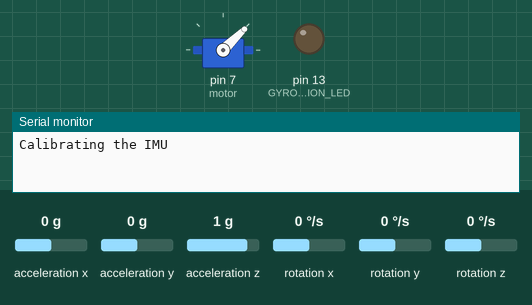
A sketch run on a simulated Arduino Uno, built with avr-gcc and run on an emulated ATmega328P. Shown: servo, output pins drawn as LEDs (lit = HIGH), the last lines printed to the serial monitor. Wiring (inferred from the names in the program): MPU-6050 motion sensor at I2C address 0x68. The inputs (shaded band) are chosen by the test bench; at power-on: rotation y 0 °/s, rotation z 0 °/s, rotation x 0 °/s, acceleration x 0 g, acceleration y 0 g, acceleration z 1 g.

Above: at 0.5 s.
At 13.2 s:
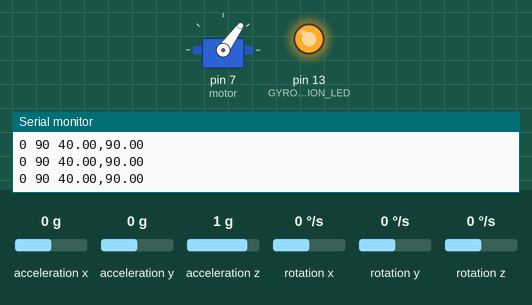
13.3 s: rotation y set to 100 °/s
At 15.2 s:
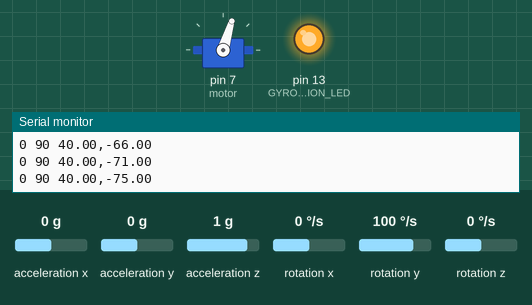
15.8 s: rotation z set to 100 °/s
18.8 s: rotation x set to -192 °/s
Timing chart, 0 to 23.7 s (numbered marks = the images above; inputs shaded):
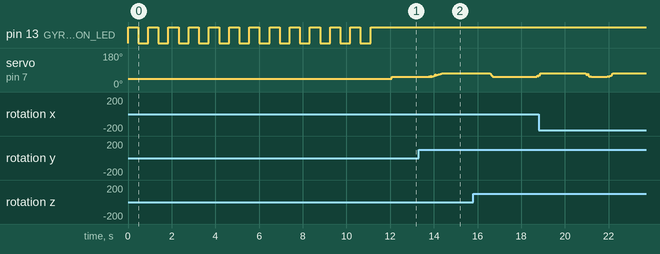

The sketch:

PID_ARM_CONTROL.ino
```cpp
#include <Wire.h> //I2C lib
#include <Servo.h>

//Declaring some global variables
int gyro_x, gyro_y, gyro_z;
long acc_x, acc_y, acc_z, acc_total_vector;
int temperature;
long gyro_x_cal, gyro_y_cal, gyro_z_cal;
long loop_timer;
float angle_pitch, angle_roll;
int angle_pitch_buffer, angle_roll_buffer;
boolean set_gyro_angles;
float angle_roll_acc, angle_pitch_acc;
float angle_pitch_output, angle_roll_output, ArmAngle;

//#include "ESC.h"
#define ESC_CALIBRATION_LED 13       // Pin for ESC CALIBRATION LED
#define GYRO_CALIBRATION_LED 13      // Pin for GYRO CALIBRATION LED

//The following are the limits that our system should operate within..
#define ESC_lower_limit 1100         //The minimum value given to ESC so that the motors keep running (1000 is too low. The motors will have stopped completely!)
#define ESC_upper_limit 1300         //The maximum value given to ESC so as to operate our system at safe speed. (2000 is too much! It might cause an accident)

//The ESC needs a minimum value of 1000us and a maximum value of 2000us
//ESC myESC (7, 1000, 2000, 500);      // ESC_Name (ESC PIN, Minimum Value, Maximum Value, Arm Value)

unsigned long lastTime;
double ProcessVariable, Output;
double P_term, I_term, D_term, lastErr;
double Setpoint;                                      //This is where we want our system to be
double error;                                         //Difference between setpoint and process variable
double dErr;                                          //Change in error
int SampleTime = 10; //0.01 sec                       //The sample time for our plant (discrete PID)
double offset = 88;
double SampleTimeInSec = ((double)SampleTime)/1000;   //Converting the sample time into seconds

//The following 3 variables kp, ki and kd should be calculated as per Zigler Nichol's method
double  kp = 4.0;                                    // Ku = 1.75 Tu = 1.24
double  ki = 1.2 * SampleTimeInSec;                  //3.62
double  kd = 0.7 / SampleTimeInSec;                 //0.325
double  ue = 0;
unsigned long current_millis;
unsigned long previous_millis = 0;
unsigned long interval = 50;

Servo motor;

void setup()
{
  pinMode(4, INPUT);
  pinMode(GYRO_CALIBRATION_LED, OUTPUT);
  motor.attach(7);  //BLDC signal pin
  Wire.begin();                                                        //Start I2C as master
  Serial.begin(57600);                                                 //Use only for debugging

  motor.writeMicroseconds(1000);
  setup_mpu_6050_registers();                                          //Setup the registers of the MPU-6050 (500dfs / +/-8g) and start the gyro

  Serial.print("Calibrating the IMU");
  //Take multiple gyro data samples and determine the average gyro offset (calibration).
  for (int cal_int = 0; cal_int < 2000 ; cal_int ++)                   //Run this code 2000 times for 2000 samples of gyro data
  {
    if(cal_int % 80 == 0)digitalWrite(GYRO_CALIBRATION_LED, !digitalRead(GYRO_CALIBRATION_LED)); //Change the led status to indicate calibration.
    //if(cal_int % 100 == 0)Serial.print(".");

    read_mpu_6050_data();                                              //Read the raw acc and gyro data from the MPU-6050
    gyro_x_cal += gyro_x;                                              //Add the gyro x-axis offset to the gyro_x_cal variable
    gyro_y_cal += gyro_y;                                              //Add the gyro y-axis offset to the gyro_y_cal variable
    gyro_z_cal += gyro_z;                                              //Add the gyro z-axis offset to the gyro_z_cal variable
    //Prevent the esc's from beeping annoyingly by giving them a 1000us pulse while calibrating the gyro.
    PORTD |= B10000000;                                                //Set digital pin 7 high.
    delayMicroseconds(1000);                                           //Wait 1000us.
    PORTD &= B01111111;                                                //Set digital pin 7 low.
    delay(3);                                                          //Delay 3us to simulate the 250Hz program loop
  }
  Serial.println("");
  Serial.println("");
  delay(500);

  gyro_x_cal /= 2000;                                                  //Divide the gyro_x_cal variable by 2000 to get the avarage offset
  gyro_y_cal /= 2000;                                                  //Divide the gyro_y_cal variable by 2000 to get the avarage offset
  gyro_z_cal /= 2000;                                                  //Divide the gyro_z_cal variable by 2000 to get the avarage offset

  loop_timer = micros();                                               //Reset the loop timer
}

void loop()
{
  current_millis = millis();

  read_mpu_6050_data();                                                //Read the raw acc and gyro data from the MPU-6050

  gyro_x -= gyro_x_cal;                                                //Subtract the offset calibration value from the raw gyro_x value
  gyro_y -= gyro_y_cal;                                                //Subtract the offset calibration value from the raw gyro_y value
  gyro_z -= gyro_z_cal;                                                //Subtract the offset calibration value from the raw gyro_z value

  //Gyro angle calculations
  //0.0000611 = 1 / (250Hz / 65.5)
  angle_pitch += gyro_x * 0.0000611;                                   //Calculate the traveled pitch angle and add this to the angle_pitch variable
  angle_roll += gyro_y * 0.0000611;                                    //Calculate the traveled roll angle and add this to the angle_roll variable

  //0.000001066 = 0.0000611 * (3.142(PI) / 180degr) The Arduino sin function is in radians
  angle_pitch += angle_roll * sin(gyro_z * 0.000001066);               //If the IMU has yawed transfer the roll angle to the pitch angel
  angle_roll -= angle_pitch * sin(gyro_z * 0.000001066);               //If the IMU has yawed transfer the pitch angle to the roll angel

  //Accelerometer angle calculations
  acc_total_vector = sqrt((acc_x*acc_x)+(acc_y*acc_y)+(acc_z*acc_z));  //Calculate the total accelerometer vector
  //57.296 = 1 / (3.142 / 180) The Arduino asin function is in radians
  angle_pitch_acc = asin((float)acc_y/acc_total_vector)* 57.296;       //Calculate the pitch angle
  angle_roll_acc = asin((float)acc_x/acc_total_vector)* -57.296;       //Calculate the roll angle

  //Place the MPU-6050 spirit level and note the values in the following two lines for calibration
  angle_pitch_acc -= 0.0;                                              //Accelerometer calibration value for pitch
  angle_roll_acc -= 0.0;                                               //Accelerometer calibration value for roll

  if(set_gyro_angles)                                                  //If the IMU is already started
  {
    angle_pitch = angle_pitch * 0.9996 + angle_pitch_acc * 0.0004;     //Correct the drift of the gyro pitch angle with the accelerometer pitch angle
    angle_roll = angle_roll * 0.9996 + angle_roll_acc * 0.0004;        //Correct the drift of the gyro roll angle with the accelerometer roll angle
  }
  else                                                                 //At first start
  {
    angle_pitch = angle_pitch_acc;                                     //Set the gyro pitch angle equal to the accelerometer pitch angle
    angle_roll = angle_roll_acc;                                       //Set the gyro roll angle equal to the accelerometer roll angle
    set_gyro_angles = true;                                            //Set the IMU started flag
  }
  //To dampen the pitch and roll angles a complementary filter is used
  angle_pitch_output = angle_pitch_output * 0.9 + angle_pitch * 0.1;   //Take 90% of the output pitch value and add 10% of the raw pitch value
  angle_roll_output = angle_roll_output * 0.9 + angle_roll * 0.1;      //Take 90% of the output roll value and add 10% of the raw roll value

  ArmAngle = map(angle_roll_output, 0, 90, 90, 0);

  while(micros() - loop_timer < 4000);                                 //Wait until the loop_timer reaches 4000us (250Hz) before starting the next loop
  loop_timer = micros();                                               //Reset the loop timer

  PID_magic();
  Command_Actuator();
}

//The following function gets the error (difference btwn Setpoint and ProcessVariable)
//and uses the error value in calculating the controller output so as to minimize the error.
//The P term, I term and the D term are calculated and summed up to give the controller output.
//This is where all the magic in the system happens, hence the name of the function "PID magic"

void PID_magic()
{
   unsigned long now = millis();
   int timeChange = (now - lastTime);
   if(timeChange>=SampleTime)                                            //If the time change is greater than or equal to our plant's sample time, execute the following code
   {
      ProcessVariable = ArmAngle;                     //The actual position of the system. This value is obtained from sensor data
      Setpoint = 40;                                                     //The angle that we want our system to stay at.
      error = Setpoint - ProcessVariable;                                //The error. How far we are from the setpoint..
      P_term = kp * error;                                               //Calculating the Proportional term
      I_term += ki*error;                                                //The Integral term.. Summing up the error. It helps reduce steady state error
      if(I_term > ESC_upper_limit)I_term = ESC_upper_limit;               //Applying the limits. Helps prevent the Output from pushing our system to saturation (Preventing integral windup)
      dErr  = (error - lastErr);                                         //Calculating the change in error
      D_term = (kd * dErr);                                              //Calculating the Derivative term
      Output = ESC_lower_limit + ue + P_term + I_term + D_term;          //Calculating the control signal
      if(Output > ESC_upper_limit)Output = ESC_upper_limit;              //Control signal's upper limit (Preventing integral windup)
      else if(Output < ESC_lower_limit) Output = ESC_lower_limit;        //Control signal's lower limit (Preventing integral windup)
      lastErr = error;                                                   //Saving the last error(The system should remember its last error)
      lastTime = now;                                                    //Saving the last time for the loop
   }
   if ((current_millis - previous_millis) >= interval)
   {
      //Plotting the setpoint and process variable in the serial plotter.
      //Kindly use the serial plotter for easier analysis of the data being plotted.

      Serial.print(0);
      Serial.print(" ");
      Serial.print(90);
      Serial.print(" ");
      Serial.print(Setpoint);                                            //Plot the setpoint of our plant
      Serial.print(",");
      Serial.println(ProcessVariable);                                   //Plot our plant's process variable

      previous_millis = millis();
   }
}

//The following function gives the command to the ESC (Electronic Speed Controller)
//so that it can drive the Actuator.

void Command_Actuator()
{
    motor.writeMicroseconds(Output);
}

//The following function reads the raw gyroscope and accelerometer data
//from the MPU-6050 IMU (Inertial Measurement Unit)

void read_mpu_6050_data()                                              //Subroutine for reading the raw gyro and accelerometer data
{
  Wire.beginTransmission(0x68);                                        //Start communicating with the MPU-6050
  Wire.write(0x3B);                                                    //Send the requested starting register
  Wire.endTransmission();                                              //End the transmission
  Wire.requestFrom(0x68,14);                                           //Request 14 bytes from the MPU-6050
  while(Wire.available() < 14);                                        //Wait until all the bytes are received
  acc_x = Wire.read()<<8|Wire.read();                                  //Add the low and high byte to the acc_x variable
  acc_y = Wire.read()<<8|Wire.read();                                  //Add the low and high byte to the acc_y variable
  acc_z = Wire.read()<<8|Wire.read();                                  //Add the low and high byte to the acc_z variable
  temperature = Wire.read()<<8|Wire.read();                            //Add the low and high byte to the temperature variable
  gyro_x = Wire.read()<<8|Wire.read();                                 //Add the low and high byte to the gyro_x variable
  gyro_y = Wire.read()<<8|Wire.read();                                 //Add the low and high byte to the gyro_y variable
  gyro_z = Wire.read()<<8|Wire.read();                                 //Add the low and high byte to the gyro_z variable
}

//The following function sets up the MPU-6050 registers that are used in the I2C
//communication between the sensor and the ATMEGA 328 (The microcontroller in arduino uno)

void setup_mpu_6050_registers()
{
  //Activate the MPU-6050
  Wire.beginTransmission(0x68);                                        //Start communicating with the MPU-6050
  Wire.write(0x6B);                                                    //Send the requested starting register
  Wire.write(0x00);                                                    //Set the requested starting register
  Wire.endTransmission();                                              //End the transmission
  //Configure the accelerometer (+/-8g)
  Wire.beginTransmission(0x68);                                        //Start communicating with the MPU-6050
  Wire.write(0x1C);                                                    //Send the requested starting register
  Wire.write(0x00);                                                    //Set the requested starting register
  Wire.endTransmission();                                              //End the transmission
  //Configure the gyro (500dps full scale)500 degrees per second
  Wire.beginTransmission(0x68);                                        //Start communicating with the MPU-6050
  Wire.write(0x1B);                                                    //Send the requested starting register
  Wire.write(0x08);                                                    //Set the requested starting register
  Wire.endTransmission();                                              //End the transmission
  Wire.beginTransmission(0x68);
  Wire.write(0x1A);                                                    // the config address
  Wire.write(0x03);                                                    // the config value
  Wire.endTransmission(true);
}
```
